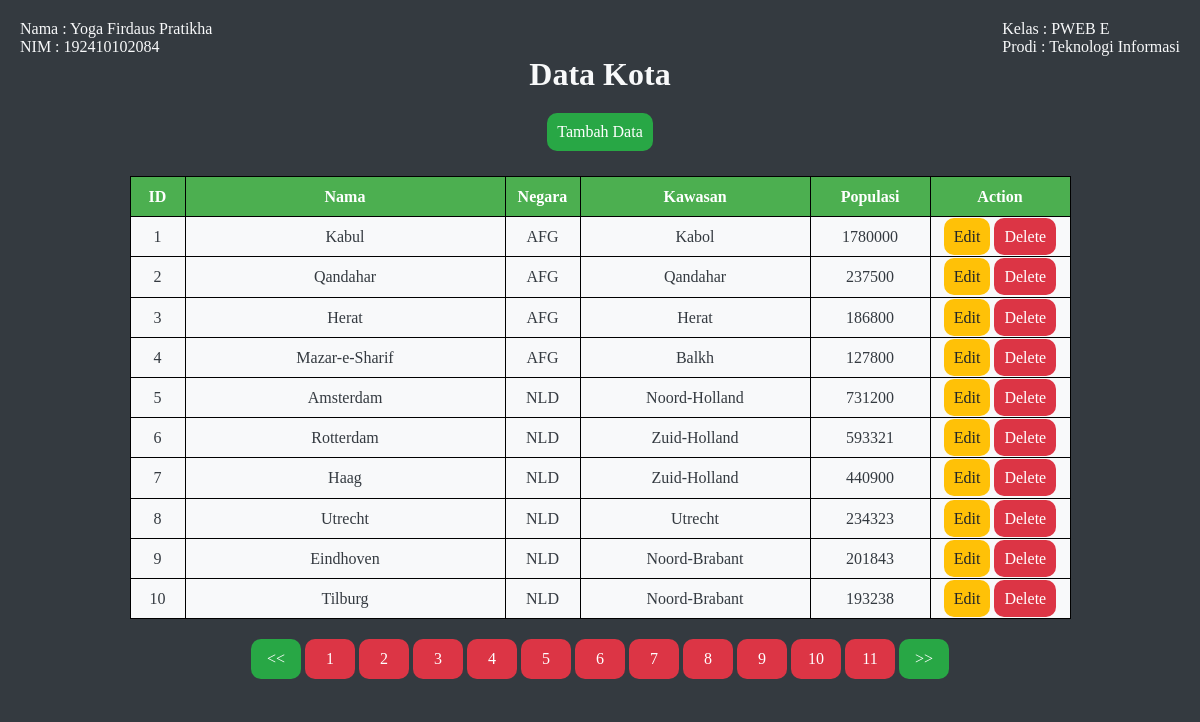
The page / on the database its author committed.
### tables this page shows
CREATE TABLE `city` (
  `ID` INT(11) NOT NULL AUTO_INCREMENT,
  `Name` CHAR(35) NOT NULL DEFAULT '',
  `CountryCode` CHAR(3) NOT NULL DEFAULT '',
  `District` CHAR(20) NOT NULL DEFAULT '',
  `Population` INT(11) NOT NULL DEFAULT '0',
  PRIMARY KEY (`ID`),
  KEY `CountryCode` (`CountryCode`),
  CONSTRAINT `city_ibfk_1` FOREIGN KEY (`CountryCode`) REFERENCES `country` (`Code`)
);

### index.php (the view, shortened to what this page needs)
<?php
require_once("koneksi.php");
$perPage = 10;
$nowPage = $_GET["halaman"];
$page = isset($nowPage) ? (int)$nowPage : 1;
$start = ($page > 1) ? ($page * $perPage) - $perPage : 0;
$data = $db->prepare("SELECT * FROM city LIMIT $start, $perPage");
$data->execute();
$result = $data->fetchAll();
$totalData = $db->prepare("SELECT * FROM city");
$totalData->execute();
$total = $totalData->rowCount();
$pages = ceil($total/$perPage);
?>
<!DOCTYPE html>
  <head>
      <link rel="stylesheet" href="style.css">
  </head>
  <body>
    <div style="color:#f8f9fa;">
      <div class="flex between" style="margin-top:20px; margin-left:20px; margin-right:20px;">
        <p>Nama : Yoga Firdaus Pratikha<br>NIM :  192410102084</p>
        <p>Kelas : PWEB E<br>Prodi : Teknologi Informasi</p>
      </div>
      <div style="text-align: center;">
        <h1>Data Kota</h1>
      </div>
      <div class="flex" style="margin-top:20px">
        <a href='add.php' class="button green center">Tambah Data</a>
      </div>
      <div class="container">
        <table class="center">
          <thead>
            <tr>
              <th style="width:55px">ID</th>
              <th style="width:320px">Nama</th>
              <th style="width:75px">Negara</th>
              <th style="width:230px">Kawasan</th>
              <th style="width:120px">Populasi</th>
              <th style="width:140px">Action</th>
            </tr>
          </thead>
          <tbody>
            <?php
              if(!empty($result)) {
                foreach($result as $row) {
              ?>
                <tr>
                  <td><?php echo $row["ID"]; ?></td>
                  <td><?php echo $row["Name"]; ?></td>
                  <td><?php echo $row["CountryCode"]; ?></td>
                  <td><?php echo $row["District"]; ?></td>
                  <td><?php echo $row["Population"]; ?></td>
                  <td>
                    <a href='edit.php?id=<?php echo $row['ID']; ?>' class="button yellow">Edit</a>
                    <a onclick="return confirm('Hapus data <?php echo $row['Name'];?> dengan ID <?php echo $row['ID']; ?>?')" href='?delete_id=<?php echo $row['ID']; ?>' class="button red">Delete</a>
                  </td>
                </tr>
              <?php
                }
              }
            ?>
          </tbody>
        </table><div style="margin-top:20px">
          <a href="?halaman=1" class="button green nomor"><<</a>
        <?php
        $x = 0;
        $y = 0;
        if($page<=5){
          $x = 1;
          $y = $x+10;
        }
        for($x; $x<=$y; $x++){
          ?>
          <a href="?halaman=<?php echo $x; ?>" class="button red nomor"><?php echo $x;?></a>
        <?php
        }
      ?><a href="?halaman=<?php echo $pages; ?>" class="button green nomor">>></a></div>
      </div>
    </div>
  </body>
</html>

### style.css (style rules this page uses)
* { box-sizing: border-box; margin: 0; padding: 0; color: #f8f9fa; background-color: #343a40; }
table, th, td, input, select { border: 1px solid black; border-collapse: collapse; background-color: #f8f9fa; padding: 10px; color:#343a40; }
th { background-color: #4CAF50; color: white; font-weight: bold; }
a { text-decoration: none; }
.button { padding: 10px; border: none; border-radius: 10px; transition: all 0.3 ease 0s; width: auto; }
.nomor { height: 40px; width: 50px; display: inline-block; }
.red { color:#fff; background-color:#dc3545; border-color:#dc3545; }
.yellow { color:#212529; background-color:#ffc107; border-color:#ffc107; }
.green { color:#fff; background-color:#28a745; border-color:#28a745; }
.center { margin-left: auto; margin-right: auto; }
.flex { display:flex; }
.between { justify-content:space-between; }
.container { color: white; height: auto; margin: 10px auto 60px auto; padding: 15px; width: 100%; text-align: center; line-height: 1.2; }

### rows shown on the page
city: ID "1", Name "Kabul", CountryCode "AFG", District "Kabol", Population "1780000"
city: ID "2", Name "Qandahar", CountryCode "AFG", District "Qandahar", Population "237500"
city: ID "3", Name "Herat", CountryCode "AFG", District "Herat", Population "186800"
city: ID "4", Name "Mazar-e-Sharif", CountryCode "AFG", District "Balkh", Population "127800"
city: ID "5", Name "Amsterdam", CountryCode "NLD", District "Noord-Holland", Population "731200"
city: ID "6", Name "Rotterdam", CountryCode "NLD", District "Zuid-Holland", Population "593321"
city: ID "7", Name "Haag", CountryCode "NLD", District "Zuid-Holland", Population "440900"
city: ID "8", Name "Utrecht", CountryCode "NLD", District "Utrecht", Population "234323"
city: ID "9", Name "Eindhoven", CountryCode "NLD", District "Noord-Brabant", Population "201843"
city: ID "10", Name "Tilburg", CountryCode "NLD", District "Noord-Brabant", Population "193238"
